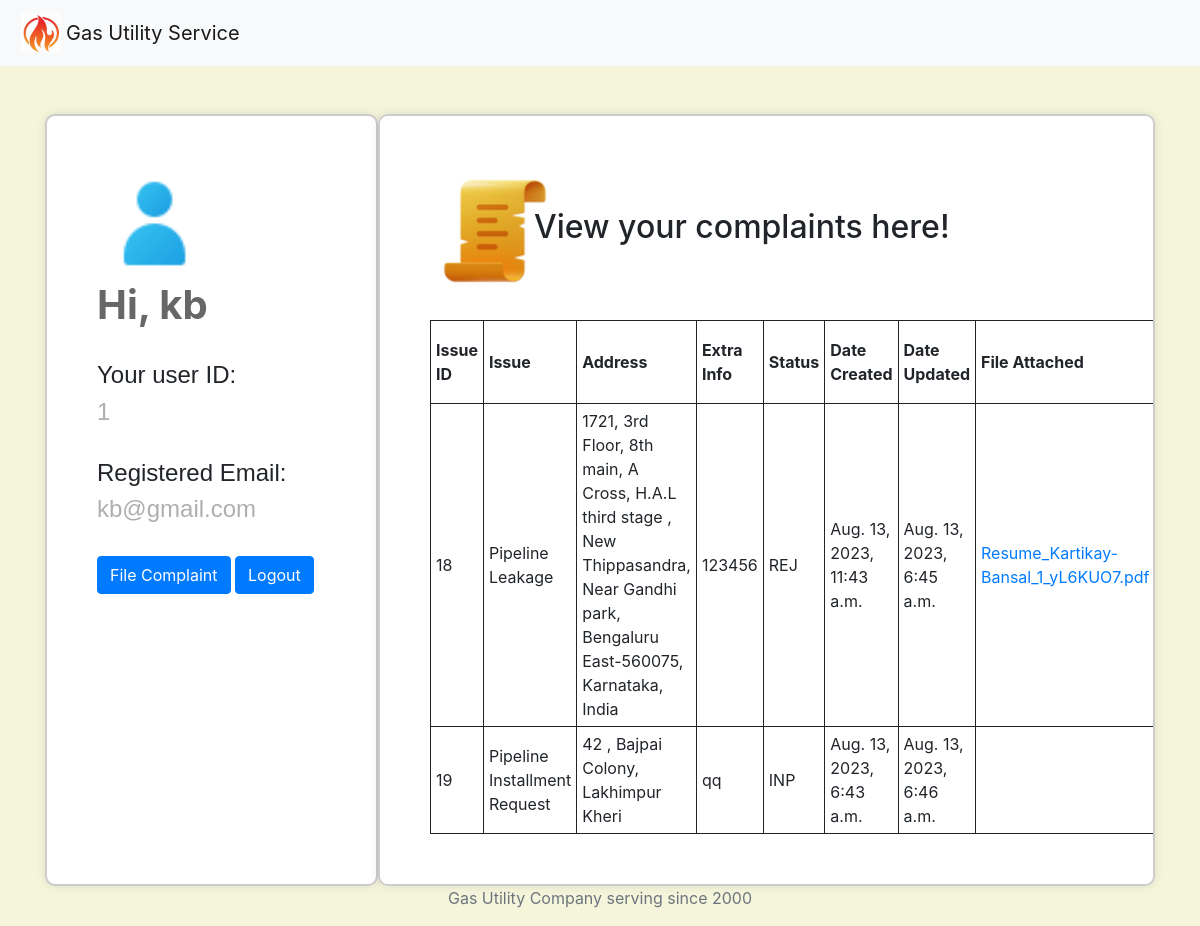
/show_complaints/ (signed in), run on an earlier commit of the app's database.
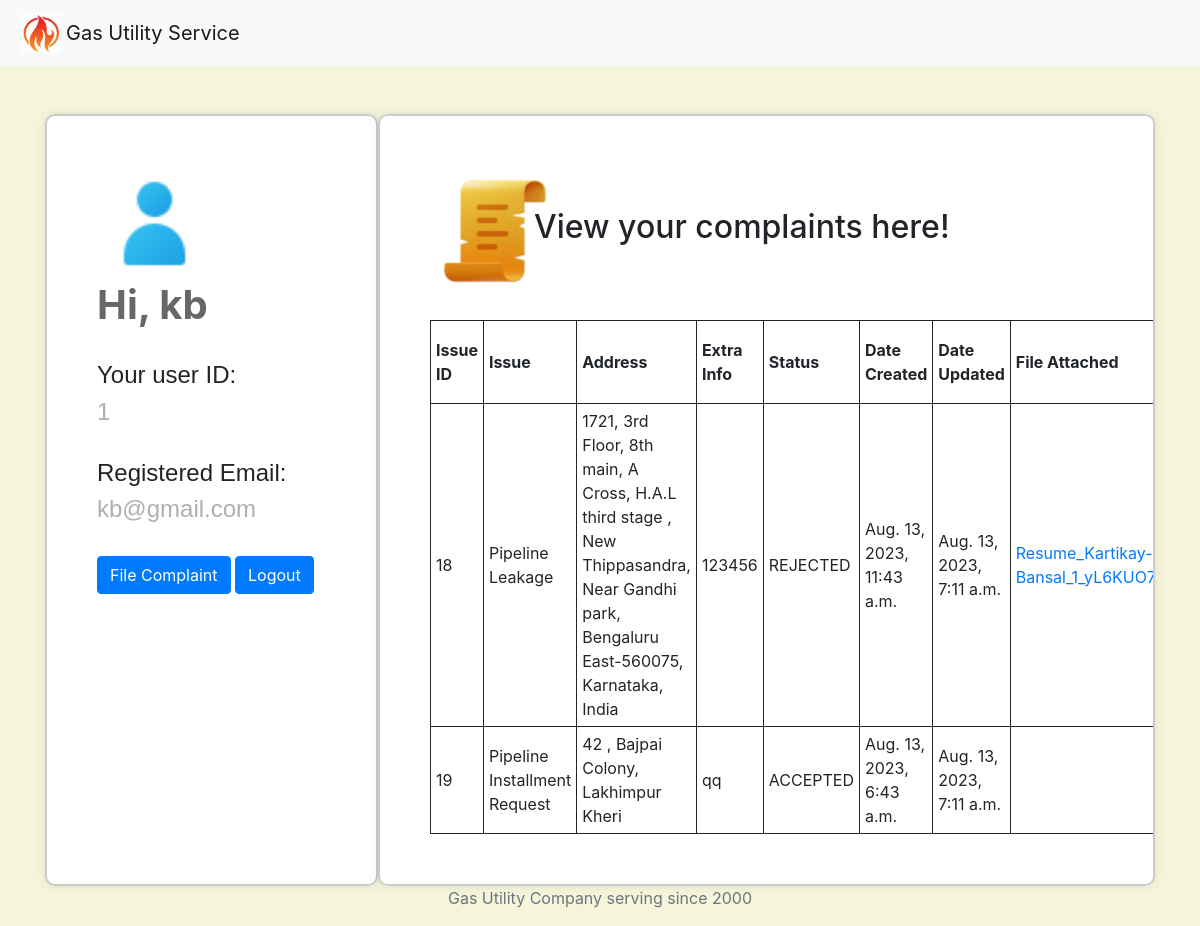
And on a later commit of the database.
### consumer_services/models.py (models this page shows)
class User_info(models.Model):
    STATUS = [
        ("ACCEPTED", "ACCEPTED"),
        ("REJECTED", "REJECTED"),
        ("IN-PROGRESS", "IN PROGRESS"),
        ("COMPLETED", "COMPLETED")
    ]
    user = models.ForeignKey(User, on_delete=models.CASCADE)
    issue_id = models.AutoField(primary_key=True)
    issue = models.CharField(max_length=255)
    address = models.CharField(max_length=255, blank=True)
    extra_info = models.CharField(max_length=255, blank=True)
    status = models.CharField(choices=STATUS,
        default='ACCEPTED',max_length=12)
    date_created = models.DateTimeField(default=timezone.now)
    updated_at = models.DateTimeField(auto_now=True)
    file = models.FileField(blank=True)
    admin_note = models.CharField(max_length=255, blank=True)

### consumer_services/views.py (the view)
# urls.py: path('show_complaints/',views.show_complaints, name='show_complaints'),
def show_complaints(request):
    try:
        user = request.user
    except:
        return render(request,'error.html')
    mydata = User_info.objects.filter(user=user).values()
    template = loader.get_template('profile_complaints.html')
    context = {
        'mymembers': mydata,
    }
    return HttpResponse(template.render(context, request))

### consumer_services/templates/profile_complaints.html (shortened to what this page needs)
{% extends 'base.html' %}
{% load static %}
{% block content %}
<link rel="stylesheet" href="{% static 'all.css' %}" type="text/css" >
<div class="container_half">
    <div class="block_half" style="width: 30%;">
        <img src="{% static 'user.png' %}" alt="User Logo" width=115px height=115px style="padding: 5px;"/>
        <h1 style="font-weight: 700;color: #676767;">Hi, {{ user }}</h1>
        <h4 style="font-family: Arial, Helvetica, sans-serif;"> Your user ID:</h4>
        <h4 style="font-family: Arial, Helvetica, sans-serif; color: #afafaf;">{{ user.id }}</h4>
        <h4 style="font-family: Arial, Helvetica, sans-serif;"> Registered Email:</h4>
        <h4 style="font-family: Arial, Helvetica, sans-serif; color: #afafaf;">{{ user.email }}</h4>
    <a class="btn btn-primary"  href="/profile">File Complaint</a>
    <a class="btn btn-primary"  href="/logout">Logout</a>
    </div>
    <div class="block_half" style="width: 70%; overflow:auto">
        <div style="display: flex;" >
            <div class="image">
                <img src="{% static 'doc.png' %}" alt="User Logo" width=125% height=100% style="padding: 5px;"/>
            </div>
            <div class="text">
              <h2 style="padding-top: 10%;">View your complaints here!</h2>
            </div>
        </div>
        <table  >
            <tr>
              <th>Issue ID</th>
              <th>Issue</th>
              <th>Address</th>
              <th>Extra Info</th>
              <th>Status</th>
              <th>Date Created</th>
              <th>Date Updated</th>
              <th>File Attached</th>
            </tr>
            {% for member in mymembers %}
              <tr>
                <td>{{ member.issue_id }}</td>
                <td>{{ member.issue }}</td>
                <td>{{ member.address }}</td>
                <td>{{ member.extra_info }}</td>
                <td>{{ member.status }}</td>
                <td>{{ member.date_created }}</td>
                <td>{{ member.updated_at }}</td>
                <td><a href="/media/{{ member.file }}">{{ member.file }}</a></td>
              </tr>
            {% endfor %}
        </table>
    </div>
</div>
{% endblock %}

### consumer_services/templates/base.html (shortened to what this page needs)
<!doctype html>
{% load static %}
<html lang="en">
<head>
  <link rel="stylesheet" href="https://maxcdn.bootstrapcdn.com/bootstrap/4.0.0/css/bootstrap.min.css">
</head>
<body style="background-color: beige;">
  <header>
    <nav class="navbar navbar-expand-lg navbar-light bg-light">
      <img src="{% static 'logo.jpg' %}" alt="Company Logo" width="50px" height="50px" style="padding: 5px;"/>
      <a class="navbar-brand" href="">Gas Utility Service</a>
    </nav>
  </header>
  <div class="container">
      {% block content %}
      {% endblock %}
  </div>
  <footer class="text-muted">
    <div class="container text-center">
      <p>Gas Utility Company serving since 2000</p>
      </div>
  </footer>
</body>
</html>

### consumer_services/static/all.css (style rules this page uses)
.container_half { display: flex; }
.block_half { width: 50%; padding: 20px; background-color: #fff; border: 2px solid #ccc; border-radius: 10px; padding: 50px; box-shadow: 0px 0px 10px rgba(0, 0, 0, 0.1); }

### consumer_services/templates/profile_complaints.html (style rules this page uses)
table, th, td { border: 1px solid; }
th, td { padding: 5px; text-align: left; }

What changed in the data, as far as the page shows it:
changed User_info "Pipeline Leakage": status "REJ" → "REJECTED"; updated_at "Aug. 13, 2023, 6:45 a.m." → "Aug. 13, 2023, 7:11 a.m."
changed User_info "Pipeline Installment Request": status "INP" → "ACCEPTED"; updated_at "Aug. 13, 2023, 6:46 a.m." → "Aug. 13, 2023, 7:11 a.m."
